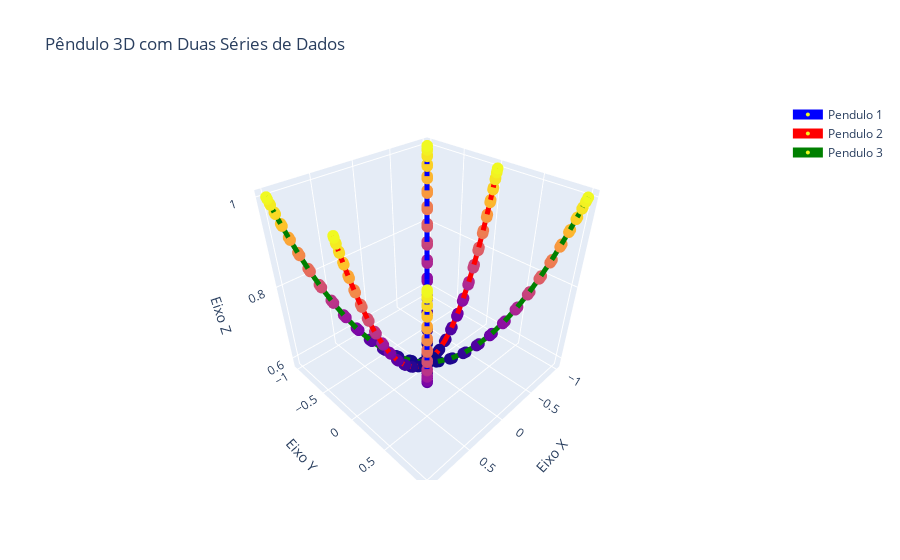

The cell this chart's notebook holds for it:
### Code cell
import plotly.graph_objects as go
import numpy as np
import math

amplitude = math.sqrt(1 + 1)

t = np.linspace(0, 30, 100)
theta = [math.acos(1 / amplitude) * math.cos(ti / math.sqrt(9.8)) for ti in t]

#Primeira Série de dados
x1 = amplitude * np.sin(theta)
y1 = amplitude * np.sin(theta)
z1 = -amplitude * np.cos(theta) + 2

# Segunda série de dados
x2 = amplitude * np.sin(theta)
y2 = np.zeros(len(t))
z2 = -amplitude * np.cos(theta) + 2  

# Terceira série de dados
x3 = amplitude * np.sin(theta)
y3 = -amplitude * np.sin(theta)# Diferente de z1
z3 = -amplitude * np.cos(theta) + 2 

fig = go.Figure()

fig.add_trace(go.Scatter3d(
    x=x1,
    y=y1,
    z=z1,
    mode='lines+markers',
    marker=dict(
        size=4,
        color=z1,
        colorscale='plasma',
        opacity=1
    ),
    line=dict(
        color='blue',
        width=10
    ),
    name='Pendulo 1' 
))

fig.add_trace(go.Scatter3d(
    x=x2,
    y=y2,
    z=z2,
    mode='lines+markers',
    marker=dict(
        size=4,
        color=z2,
        colorscale='plasma',
        opacity=1
    ),
    line=dict(
        color='red',  
        width=10
    ),
    name='Pendulo 2'  
))

fig.add_trace(go.Scatter3d(
    x=x3,
    y=y3,
    z=z3,
    mode='lines+markers',
    marker=dict(
        size=4,
        color=z3,
        colorscale='plasma',
        opacity=1
    ),
    line=dict(
        color='green',  
        width=10
    ),
    name='Pendulo 3'  
))

fig.update_layout(
    title='Pêndulo 3D com 3 Séries de Dados',
    scene=dict(
        xaxis_title='Eixo X',
        yaxis_title='Eixo Y',
        zaxis_title='Eixo Z'
    )
)

fig.show()
